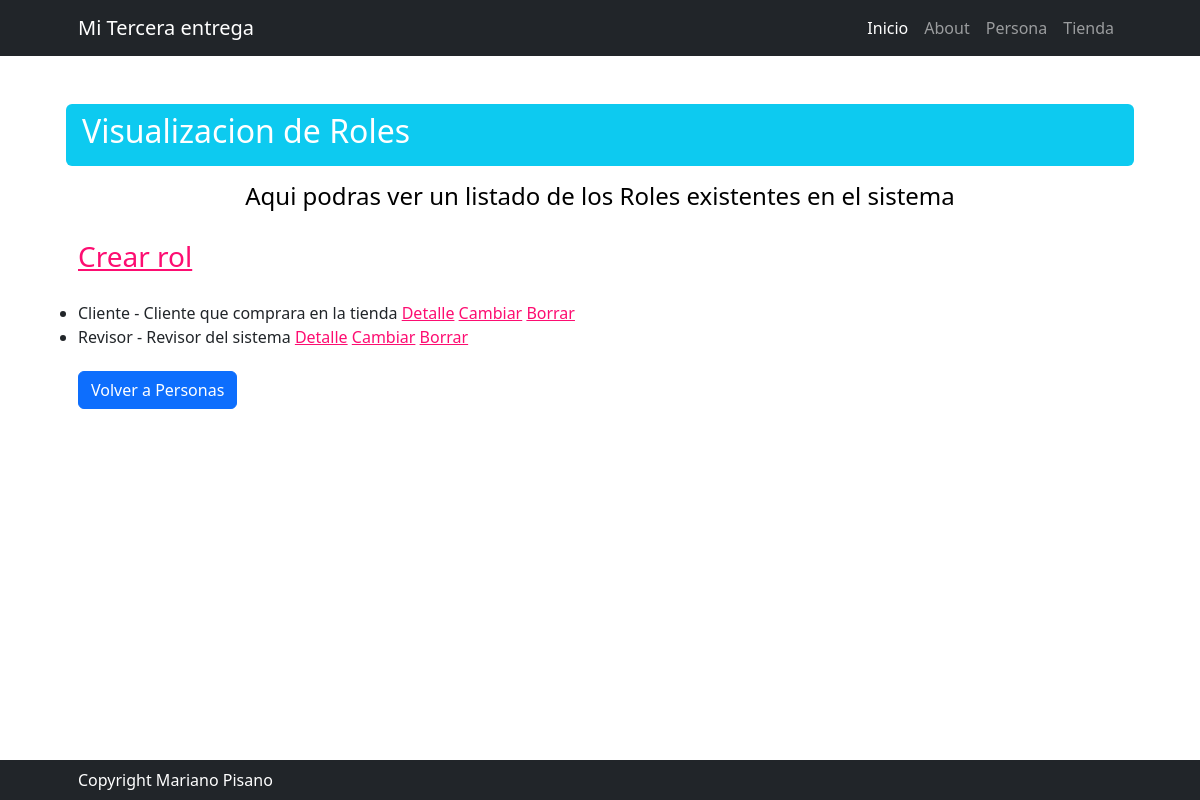
Page /persona/rol/list/ on the committed database.
### persona/models.py (models this page shows)
class Rol(models.Model):
    nombre = models.CharField(max_length=50, unique=True)
    descripcion = models.CharField(max_length=50, verbose_name="Descripción", null=True, blank=True)
    def __str__(self):
        return f"{self.nombre} - {self.descripcion}"
    class Meta:
        verbose_name_plural = "Roles"

### persona/views.py (the view)
# urls.py: path("rol/list/", views.RolList.as_view(), name="rol_list"),
class RolList(ListView):
    model = models.Rol

### persona/templates/persona/rol_list.html
{% extends 'core/base.html' %}
{% block titulo %}
    Visualizacion de Roles
{% endblock titulo %}
{% block Subtitulo %}
    Aqui podras ver un listado de los Roles existentes en el sistema
{% endblock Subtitulo %}
{% block contenido %}
    <div class="fs-3 pb-4">
        <a href="{% url 'persona:rol_create' %}">Crear rol</a>
    </div>
    <ul>
        {% for rol in object_list %}
            <li>{{ rol }}
                <a href="{% url 'persona:rol_detail' rol.id %}">Detalle</a>
                <a href="{% url 'persona:rol_update' rol.id %}">Cambiar</a>
                <a href="{% url 'persona:rol_delete' rol.id %}">Borrar</a>
            </li>
        {% endfor %}
    </ul>
    <div class="fs-3 pb-4">
        <a class="btn btn-primary" href="{% url 'persona:home' %}">Volver a Personas</a>
    </div>
{% endblock contenido %}

### rows in the picture
Rol: nombre+descripcion "Cliente - Cliente que comprara en la tienda"
Rol: nombre+descripcion "Revisor - Revisor del sistema"
